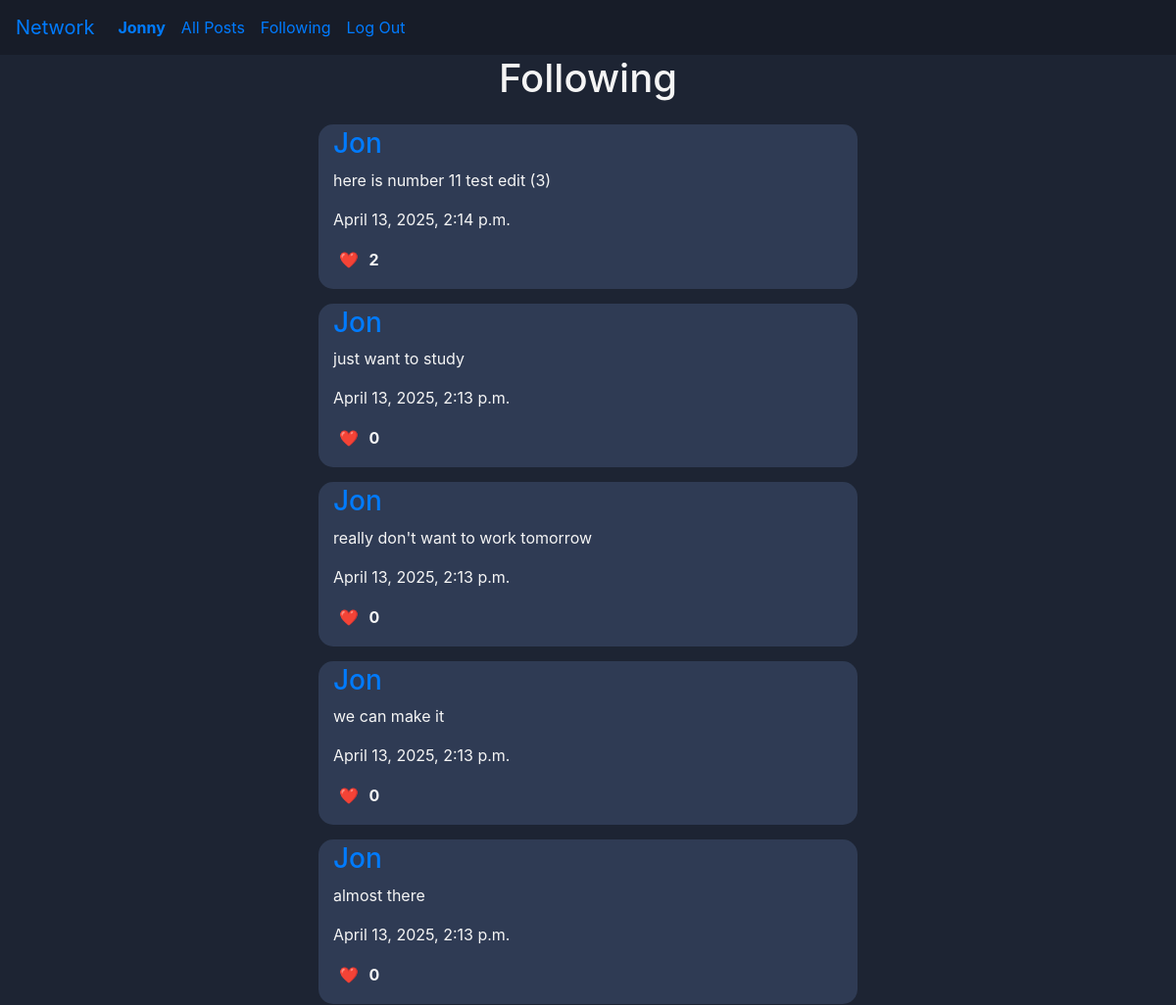
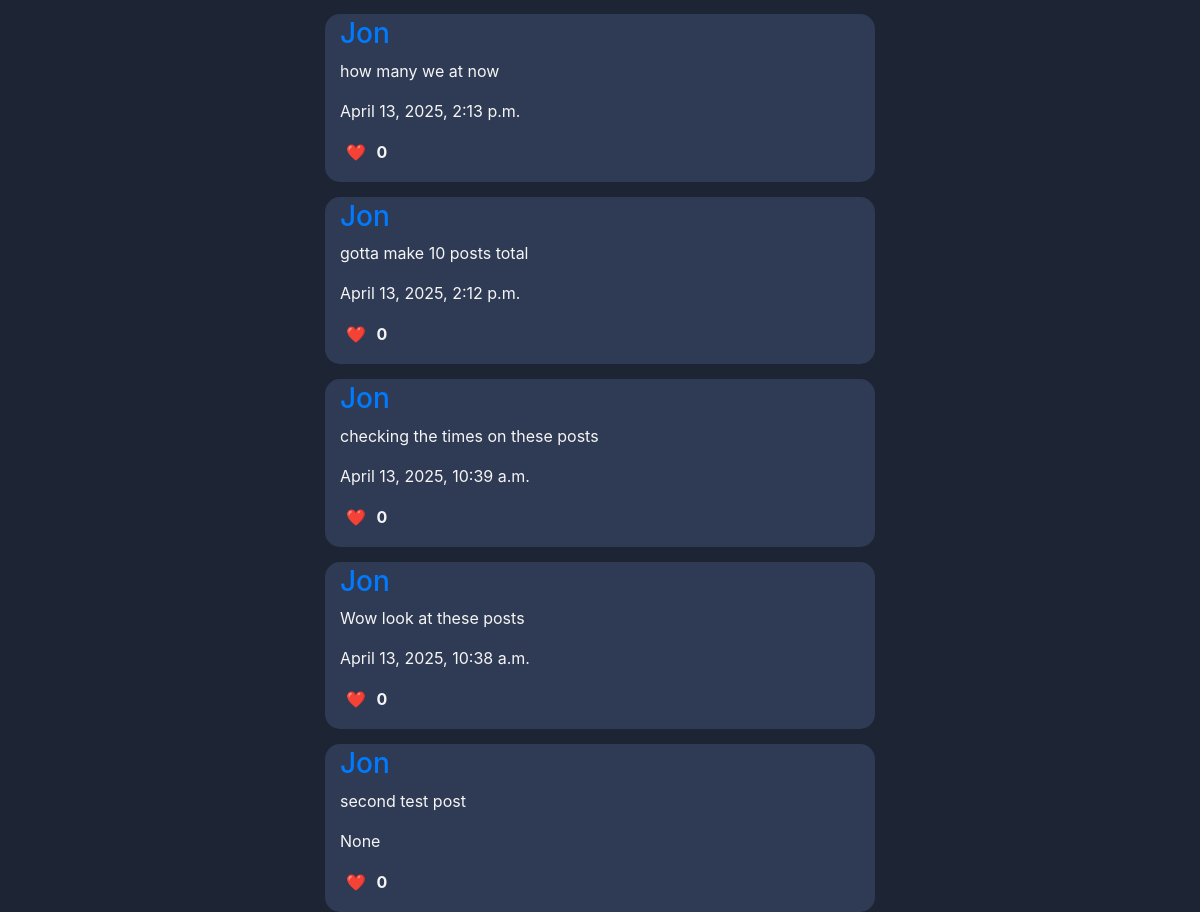
The page /following (signed in) on the database its author committed (2 pictures, top to bottom).
### network/models.py (models this page shows, shortened)
class User(AbstractUser):
    following = models.ManyToManyField("self", symmetrical=False, blank=True, related_name="followers")
    saved_posts = models.ManyToManyField("Post", blank=True, related_name="saved_by")

class Post(models.Model):
    user = models.ForeignKey("User", on_delete=models.CASCADE, related_name="user_posts")
    content = models.TextField(max_length=512, blank=False, null=False)
    likes = models.ManyToManyField("User", blank=True, related_name="liked_posts")
    timestamp = models.DateTimeField(auto_now_add=True)
    @property
    def like_count(self):
        return self.likes.count()

### network/views.py (the view)
# urls.py: path("following", views.following_posts, name="following_posts"),
@login_required
def following_posts(request):
    return post_paginator(
        request,
        query=Post.objects.select_related("user").filter(user__in=request.user.following.all()).order_by("-timestamp"),
        template="network/following.html",
        title="Following",
    )

### network/views.py (called while the page is built)
def post_paginator(request, query, template, title, user_obj=None):
    paginator = Paginator(query, 10)
    page_number = request.GET.get("page")
    page_obj = paginator.get_page(page_number)
    return render(request, template, {
        "page_obj": page_obj,
        "title": title,
        "user_obj": user_obj
    })

### network/templates/network/following.html (shortened to what this page needs)
{% extends 'network/layout.html' %}
{% load static %}
{% block body %}
<h1>Following</h1>
{% include "network/partials/load_posts.html" with page_obj=page_obj %}
{% endblock %}

### network/templates/network/layout.html (shortened to what this page needs)
{% load static %}
<!DOCTYPE html>
<html lang="en">
    <head>
        <link rel="stylesheet" href="https://stackpath.bootstrapcdn.com/bootstrap/4.4.1/css/bootstrap.min.css">
        <link href="{% static 'network/styles.css' %}" rel="stylesheet">
    </head>
    <body>
        <nav class="navbar navbar-expand-lg nav">
            <a class="navbar-brand" href="#">Network</a>
            <div>
              <ul class="navbar-nav mr-auto">
                {% if user.is_authenticated %}
                    <li class="nav-item">
                        <a class="nav-link" href="#"><strong>{{ user.username }}</strong></a>
                    </li>
                {% endif %}
                <li class="nav-item">
                  <a class="nav-link" href="{% url 'index' %}">All Posts</a>
                </li>
                {% if user.is_authenticated %}
                    <li class="nav-item">
                        <a class="nav-link" href="{% url 'following_posts' %}">Following</a>
                    </li>
                    <li class="nav-item">
                        <a class="nav-link" href="{% url 'logout' %}">Log Out</a>
                    </li>
                {% endif %}
              </ul>
            </div>
          </nav>
        <div class="body">
            {% block body %}
            {% endblock %}
        </div>
    </body>
</html>

### network/templates/network/partials/load_posts.html (shortened to what this page needs)
<div class="posts-div">
    {% for post in page_obj %}
        <div class="post-div">
            <h3><a href="{% url 'profile' username=post.user.username %}">{{ post.user.username }}</a></h3>
            <div class="post-text-div">
                <p class="post-text">{{ post.content }}</p>
            </div>
            <p class="small-text">{{ post.timestamp }}</p>
            <p>
                {% if user.is_authenticated %}
                    <button class="like-btn" data-id="{{ post.id }}"
                    data-liked="{% if user in post.likes.all %}true{% else %}false{% endif %}">❤️</button>
                {% else %}
                    🩶
                {% endif %}
                <strong class="like-count">{{ post.like_count }}</strong>
            </p>
        </div>
    {% endfor %}
</div>

### network/static/network/styles.css (style rules this page uses)
* { margin: 0; box-sizing: border-box; }
.nav { background-color: #171c28; }
.body { background-color: #1d2433; color: whitesmoke; display: flex; flex-direction: column; align-items: center; padding: auto; }
.post-div { border-radius: 15px; min-width: 550px; background-color: #2f3b54; margin-top: 15px; padding: 3px 0 1px 15px; }
.like-btn { border: none; background-color: inherit; }

### rows shown on the page
User: username "Jonny"
Post: user.username "Jon", content "here is number 11 test edit (3)", timestamp "April 13, 2025, 2:14 p.m.", like_count "2"
Post: user.username "Jon", content "just want to study", timestamp "April 13, 2025, 2:13 p.m.", like_count "0"
Post: user.username "Jon", content "really don't want to work tomorrow", timestamp "April 13, 2025, 2:13 p.m.", like_count "0"
Post: user.username "Jon", content "we can make it", timestamp "April 13, 2025, 2:13 p.m.", like_count "0"
Post: user.username "Jon", content "almost there", timestamp "April 13, 2025, 2:13 p.m.", like_count "0"
Post: user.username "Jon", content "how many we at now", timestamp "April 13, 2025, 2:13 p.m.", like_count "0"
Post: user.username "Jon", content "gotta make 10 posts total", timestamp "April 13, 2025, 2:12 p.m.", like_count "0"
Post: user.username "Jon", content "checking the times on these posts", timestamp "April 13, 2025, 10:39 a.m.", like_count "0"
Post: user.username "Jon", content "Wow look at these posts", timestamp "April 13, 2025, 10:38 a.m.", like_count "0"
Post: user.username "Jon", content "second test post", timestamp "None", like_count "0"
